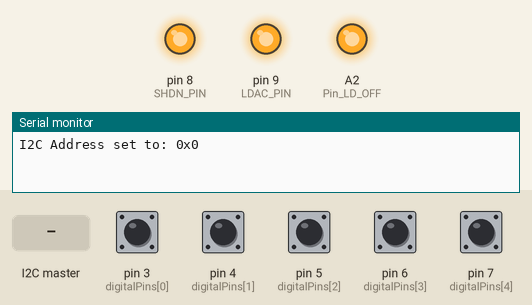
Simulated run of this sketch. Board: Arduino Nano, built with avr-gcc and run on an emulated ATmega328P. On the bench: output pins drawn as LEDs (lit = HIGH), the last lines printed to the serial monitor. The inputs (shaded band) are chosen by the test bench; at power-on: pin 3 (digitalPins[0]), pin 4 (digitalPins[1]), pin 5 (digitalPins[2]), pin 6 (digitalPins[3]), pin 7 (digitalPins[4]) HIGH. Pins used as bus, display or sensor lines are not drawn.

Above: at 1.2 s.
1.3 s: the I2C master sends the byte 2
At 2.5 s:
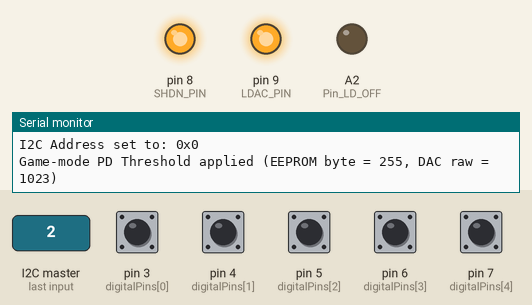
Timing chart, 0 to 4.3 s (numbered marks = the images above; inputs shaded):
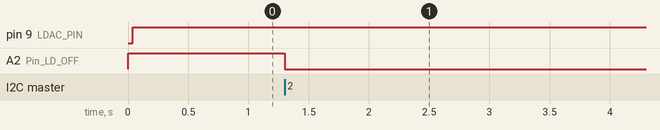

The sketch:

main_V8.ino
```cpp
#include <SPI.h>
#include <Wire.h>
#include <EEPROM.h>

// === Constants ===
const float referenceVoltage = 2.5;
const unsigned long interval = 1000;

// === DAC Command Constants ===
#define CMD_SAVE         0x01
#define CMD_GAME         0x02
#define CMD_TURN_ON      0x03
#define CMD_TURN_OFF     0x04
#define CMD_SET_COLOR    0x05

#define CMD_LD_OFF       0xFA
#define CMD_READ_COLOR   0xFB
#define CMD_READ_CURRENT 0xFC
#define CMD_ADDRESS      0xFD
#define CMD_BEAM_BLOCKED 0xFE
#define CMD_PD_VOLT      0xFF

#define CMD_GAME_THRESHOLD_SET 0x10  // New command to set game threshold via I2C
#define CMD_GAME_THRESHOLD_READ 0x12 // New command to read game threshold via I2C

// === MCP4922 DAC Pins ===
const int CS_PIN     = 10;
const int LDAC_PIN   = 9;
const int SHDN_PIN   = 8;


// === Digital Input Pin ===
const int BEAM_BLOCKED_PIN = 2;

// === Analog Input Pins ===
const int Pin_PD_VOLT     = A0;
const int Pin_LD_VOLTAGE  = A1;
const int Pin_LD_OFF      = A2;

// === EEPROM Memory Addresses ===
const int EEPROM_current = 0;
const int EEPROM_color   = 1;

// === Addressing ===
const int digitalPinCount = 5;  // Digital pins 3-7
const int analogPinCount = 2;   // A6 and A7
//const int digitalPins[digitalPinCount] = { 3, 4, 5, 6, 7, A7, A6 };
const int digitalPins[digitalPinCount] = { 3, 4, 5, 6, 7 };
const int analogPins[analogPinCount] = {A7, A6};
int Adresse[digitalPinCount + analogPinCount];
byte I2C_ADDRESS = 0x00;

// === Runtime Variables ===
int raw_threshold_game = 0;
int Beam_Blocked = 0;
int rawPD_VOLT = 0;
float PD_VOLT = 0;
int raw_LD_VOLTAGE = 0;
float LD_VOLTAGE = 0;
int currentValue = 0;
// === I2C ===
byte i2cCommand = 0x00;
uint8_t argument = 0;
volatile byte requestCode = 0;

// === Timing ===
unsigned long lastRun = 0;

// === DAC Write (12-bit) ===
void writeDAC(uint8_t channel, uint16_t value) {
  value &= 0x0FFF;
  uint16_t command = 0;

  if (channel == 1) command |= (1 << 15);
  command |= (1 << 14) | (1 << 13) | (1 << 12);
  command |= value;

  digitalWrite(CS_PIN, LOW);
  SPI.transfer16(command);
  digitalWrite(CS_PIN, HIGH);
  digitalWrite(LDAC_PIN, LOW);
  delayMicroseconds(1);
  digitalWrite(LDAC_PIN, HIGH);
}

// === Set PD Threshold ===
void set_PD_Threshold(int rawPD_VOLT) {
  int dac_rawPD_VOLT = map(rawPD_VOLT , 0, 1023, 0, 4095);
  writeDAC(1, dac_rawPD_VOLT);
}
// === Set Laser Current ===
void Set_current(float current) {
  float bit_current = (current + 0.2372) / 0.0301;
  writeDAC(0, bit_current);
}
void change_current(int value) {
  EEPROM.write(EEPROM_current, value);
  currentValue = EEPROM.read(EEPROM_current);
  TURN_ON();
  Serial.print("Save Current: ");
  Serial.println(value);
}
void set_laser_color(byte color) {
  EEPROM.write(EEPROM_color, color);
}

#define EEPROM_GAME_THRESHOLD 2  // EEPROM address for game-mode threshold (1 byte)

void game_mode() {
  Beam_Blocked = 0;
  TURN_ON();  // Turn on laser normally

  // Read game-mode threshold from EEPROM
  byte eepromValue = EEPROM.read(EEPROM_GAME_THRESHOLD);

  // Map 0–255 stored value back to 0–1023 for DAC
  int dacRaw = map(eepromValue, 0, 255, 0, 1023);

  // Apply threshold only in game mode
  set_PD_Threshold(dacRaw);

  Serial.print("Game-mode PD Threshold applied (EEPROM byte = ");
  Serial.print(eepromValue);
  Serial.print(", DAC raw = ");
  Serial.print(dacRaw);
  Serial.println(")");
}


void TURN_ON() {
  currentValue = EEPROM.read(EEPROM_current);
  digitalWrite(Pin_LD_OFF,LOW);
  Set_current(currentValue);
  set_PD_Threshold(0);
}

void TURN_OFF() {
  digitalWrite(Pin_LD_OFF,HIGH);
  currentValue = 0;
  Set_current(currentValue);


}

// === I2C: Handle Master Request ===
void onRequest() {
  switch (requestCode) {
    case CMD_ADDRESS:
      Wire.write(I2C_ADDRESS);
      Serial.print("→ ADDRESS ");
      break;
    case CMD_READ_CURRENT:
      Wire.write((byte)currentValue);
      Serial.print("→ currentValue ");
      break;
    case CMD_READ_COLOR:
      Wire.write(EEPROM.read(EEPROM_color));
      Serial.print("→ color ");
      break;
    case CMD_BEAM_BLOCKED:
      Beam_Blocked = digitalRead(BEAM_BLOCKED_PIN);
      Wire.write((byte)Beam_Blocked);
      if (Beam_Blocked){
        TURN_OFF();
        set_PD_Threshold(0);
      }
      Serial.println("→ Beam Blocked read & Laser turn on");
      break;
    case CMD_PD_VOLT:
      rawPD_VOLT = analogRead(Pin_PD_VOLT);
      PD_VOLT = (rawPD_VOLT / 1023.0) * referenceVoltage;
      Serial.println(PD_VOLT);
      Wire.write((byte*)&PD_VOLT, 4);
      break;

    case CMD_GAME_THRESHOLD_READ:
        byte eepromValue = EEPROM.read(EEPROM_GAME_THRESHOLD);
        Wire.write(eepromValue);
        Serial.print("→ Game threshold read (EEPROM byte): ");
        Serial.println(eepromValue);
      break;

    default:
      Wire.write(I2C_ADDRESS);
      break;
  }
}

// === I2C: Handle Master Command ===
void receiveCommand(int numBytes) {
  if (numBytes >= 1) {
    byte received = Wire.read();
    switch (received) {
      case CMD_ADDRESS:
        requestCode = received;
        break;
      case CMD_READ_CURRENT:
        requestCode = received;
        break;
      case CMD_READ_COLOR:
        requestCode = received;
        break;
      case CMD_BEAM_BLOCKED:
        requestCode = received;
        break;
      case CMD_PD_VOLT:
        requestCode = received;
        break;
      case CMD_LD_OFF:
        requestCode = received;
        break;
      case CMD_SAVE:
        if (numBytes >= 2) change_current(Wire.read());
        break;
      case CMD_SET_COLOR:
        if (numBytes >= 2) set_laser_color(Wire.read());
        break;
      case CMD_TURN_ON:
        TURN_ON();
        break;
      case CMD_GAME:
        game_mode();
        break;
      case CMD_TURN_OFF:
        TURN_OFF();
        break;

      case CMD_GAME_THRESHOLD_SET:
        if (numBytes >= 2) {  // Expect 1 argument byte
          byte newValue = Wire.read();  // 0–255
          EEPROM.write(EEPROM_GAME_THRESHOLD, newValue);
          Serial.print("→ Game threshold set via I2C (EEPROM byte): ");
          Serial.println(newValue);
        }
        break;

      case CMD_GAME_THRESHOLD_READ:
        requestCode = received;  // onRequest will handle sending the value
        break;
    }
  }
}

void setup() {
  pinMode(Pin_LD_OFF, OUTPUT);
  digitalWrite(Pin_LD_OFF,HIGH);

  Serial.begin(9600);
  pinMode(BEAM_BLOCKED_PIN, INPUT);

  pinMode(CS_PIN, OUTPUT);
  pinMode(LDAC_PIN, OUTPUT);
  pinMode(SHDN_PIN, OUTPUT);

  analogReference(EXTERNAL);

  // Read digital pins
  for (int i = 0; i < digitalPinCount; i++) {
      pinMode(digitalPins[i], INPUT_PULLUP);
      Adresse[i] = digitalRead(digitalPins[i]);
  }

  // Read analog pins (A6/A7)
  // No pinMode needed as they are analog-only
   for (int i = 0; i < analogPinCount; i++) {
       // Read analog value and convert to digital (threshold at half of max reading)
       int analogValue = analogRead(analogPins[i]);
       Adresse[digitalPinCount + i] = (analogValue > 40) ? HIGH : LOW;
  }

  // Calculate I2C address
  I2C_ADDRESS = 0;
   for (int i = 0; i < (digitalPinCount + analogPinCount); i++) {
  //for (int i = 0; i < (digitalPinCount); i++) {
      I2C_ADDRESS |= (Adresse[i] == LOW ? 1 : 0) << (i);
  }

  Serial.print("I2C Address set to: 0x");
  Serial.println(I2C_ADDRESS, HEX);

  SPI.begin();
  SPI.beginTransaction(SPISettings(20000000, MSBFIRST, SPI_MODE0));
  digitalWrite(CS_PIN, HIGH);
  digitalWrite(LDAC_PIN, HIGH);
  digitalWrite(SHDN_PIN, HIGH);

  writeDAC(0,0);
  writeDAC(1, 0);

  Wire.begin(I2C_ADDRESS);
  Wire.onRequest(onRequest);
  Wire.onReceive(receiveCommand);
}


void loop() {
}
```

Measured:
- after the input at 1.3 s, A2 (Pin_LD_OFF): HIGH → LOW at once
